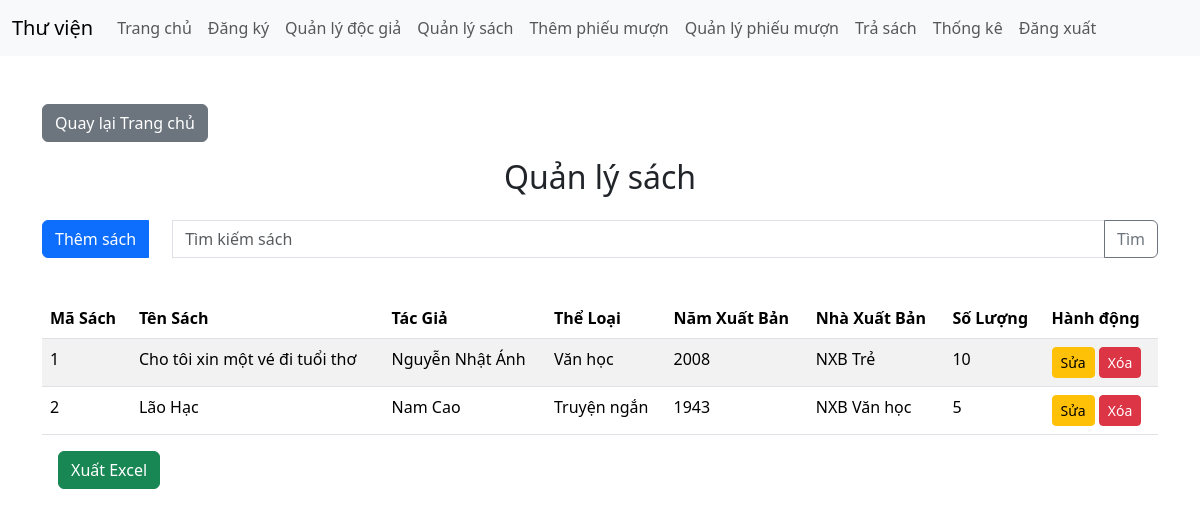
Page /?action=quanLySach (signed in) on the committed database.
### tables this page shows
CREATE TABLE Sach (
    MaSach INT AUTO_INCREMENT PRIMARY KEY,
    MaTacGia INT,
    MaTheLoai INT,
    TenSach VARCHAR(100) NOT NULL,
    NamXuatBan INT,
    NhaXuatBan VARCHAR(100),
    SoLuong INT NOT NULL,
    FOREIGN KEY (MaTacGia) REFERENCES TacGia(MaTacGia),
    FOREIGN KEY (MaTheLoai) REFERENCES TheLoai(MaTheLoai)
);

CREATE TABLE TacGia (
    MaTacGia INT AUTO_INCREMENT PRIMARY KEY,
    TenTacGia VARCHAR(100) NOT NULL
);

CREATE TABLE TheLoai (
    MaTheLoai INT AUTO_INCREMENT PRIMARY KEY,
    TenTheLoai VARCHAR(50) NOT NULL
);

### app/controllers/SachController.php (called while the page is built, shortened)
<?php
class SachController {
    public $sach;
    public function __construct($conn) {
        $this->sach = new Sach($conn);
    }
    public function quanLySach() {
        $errors = [];
        $thong_bao = '';
        $sachList = $this->sach->danhSachSach();
        $isAdmin = $_SESSION['user']['VaiTro'] === 'admin';
        $data = [
            'action' => 'quanLySach',
            'errors' => $errors,
            'thong_bao' => $thong_bao,
            'sachList' => $sachList,
            'isAdmin' => $isAdmin
        ];
        extract($data);
        require_once __DIR__ . '/../views/layouts/main.php';
    }
}

### app/models/Sach.php (called while the page is built, shortened)
<?php
class Sach {
    private $conn;
    public function __construct($conn) {
        $this->conn = $conn;
    }
    public function danhSachSach() {
        $sql = "SELECT s.*, tg.TenTacGia, tl.TenTheLoai
                FROM Sach s
                JOIN TacGia tg ON s.MaTacGia = tg.MaTacGia
                JOIN TheLoai tl ON s.MaTheLoai = tl.MaTheLoai";
        $stmt = $this->conn->prepare($sql);
        $stmt->execute();
        return $stmt->fetchAll(PDO::FETCH_ASSOC);
    }
}

### app/views/sach/quan_ly_sach.php (the view, shortened to what this page needs)
<h2 class="text-center">Quản lý sách</h2>
<form method="POST" class="mt-4 d-flex">
    <div class="input-group mb-3 ">
        <a class="btn btn-primary me-4" href="?action=themSach" name="them_sach"></i> Thêm sách</a>
        <input type="text" class="form-control" name="tu_khoa" placeholder="Tìm kiếm sách">
        <button type="submit" name="tim_kiem" class="btn btn-outline-secondary">Tìm</button>
    </div>
</form>
<table class="table table-striped mt-4">
    <thead>
        <tr>
            <th>Mã Sách</th>
            <th>Tên Sách</th>
            <th>Tác Giả</th>
            <th>Thể Loại</th>
            <th>Năm Xuất Bản</th>
            <th>Nhà Xuất Bản</th>
            <th>Số Lượng</th>
            <th>Hành động</th>
        </tr>
    </thead>
    <tbody>
        <?php foreach ($sachList as $sach): ?>
        <tr>
            <td><?php echo $sach['MaSach']; ?></td>
            <td><?php echo $sach['TenSach']; ?></td>
            <td><?php echo $sach['TenTacGia']; ?></td>
            <td><?php echo $sach['TenTheLoai']; ?></td>
            <td><?php echo $sach['NamXuatBan']; ?></td>
            <td><?php echo $sach['NhaXuatBan']; ?></td>
            <td><?php echo $sach['SoLuong']; ?></td>
            <td>
                <form method="POST" value="<?php echo $sach['MaSach']; ?>">
                    <a href="?action=SuaSach&ma_sach=<?php echo $sach['MaSach']; ?>"
                        class="btn btn-warning btn-sm">Sửa</a>
                    <button type="submit" name="xoa" class="btn btn-danger btn-sm"
                        onclick="return confirm('Xóa sách này?')">Xóa</button>
                </form>
            </td>
        </tr>
        <?php endforeach; ?>
    </tbody>
</table>
<form method="POST" action="?action=xuatExcelSach" class="mb-3">
    <button type="submit" class="btn btn-success mx-3">Xuất Excel</button>
</form>

### public/index.php (shortened to what this page needs)
<?php
$config = require_once __DIR__ . '/../config/database.php';
try {
    $conn = new PDO(
        "mysql:host={$config['host']};dbname={$config['dbname']};charset={$config['charset']}",
        $config['username'],
        $config['password']
    );
    $conn->setAttribute(PDO::ATTR_ERRMODE, PDO::ERRMODE_EXCEPTION);
} catch (PDOException $e) {
    die("Lỗi kết nối: " . $e->getMessage());
}
$action = isset($_POST['action']) ? $_POST['action'] : (isset($_GET['action']) ? $_GET['action'] : 'trangChu');
switch ($action) {
    case 'quanLySach':
        $controller = new SachController($conn);
        $controller->quanLySach();
        break;
}

### app/views/layouts/main.php (shortened to what this page needs)
<!DOCTYPE html>
<html lang="vi">
<head>
    <link href="https://cdn.jsdelivr.net/npm/bootstrap@5.3.3/dist/css/bootstrap.min.css" rel="stylesheet">
</head>
<body>
    <nav class="navbar navbar-expand-lg navbar-light bg-light">
        <div class="container-fluid">
            <a class="navbar-brand" href="?action=trangChu">Thư viện</a>
            <div class="collapse navbar-collapse" id="navbarNav">
                <ul class="navbar-nav">
                    <li class="nav-item">
                        <a class="nav-link" href="?action=trangChu">Trang chủ</a>
                    </li>
                    <li class="nav-item">
                        <a class="nav-link" href="?action=dangKy">Đăng ký</a>
                    </li>
                    <?php if (!isset($_SESSION['user'])): ?>
                    <li class="nav-item">
                        <a class="nav-link" href="?action=dangNhap">Đăng nhập</a>
                    </li>
                    <?php else: ?>
                    <li class="nav-item">
                        <a class="nav-link" href="?action=quanLyDocGia">Quản lý độc giả</a>
                    </li>
                    <li class="nav-item">
                        <a class="nav-link" href="?action=quanLySach">Quản lý sách</a>
                    </li>
                    <li class="nav-item">
                        <a class="nav-link" href="?action=themPhieuMuon">Thêm phiếu mượn</a>
                    </li>
                    <li class="nav-item">
                        <a class="nav-link" href="?action=quanLyPhieuMuon">Quản lý phiếu mượn</a>
                    </li>
                    <li class="nav-item">
                        <a class="nav-link" href="?action=traSach">Trả sách</a>
                    </li>
                    <li class="nav-item">
                        <a class="nav-link" href="?action=thongKe">Thống kê</a>
                    </li>
                    <li class="nav-item">
                        <a class="nav-link" href="?action=dangXuat">Đăng xuất</a>
                    </li>
                    <?php endif; ?>
                </ul>
            </div>
        </div>
    </nav>
    <div class="container mt-5">
        <?php
        if ($action === 'trangChu') {
            require_once __DIR__ . '/../trang_chu.php';
        } else {
            echo '<a href="?action=trangChu" class="btn btn-secondary mb-3">Quay lại Trang chủ</a>';
            if ($action === 'dangKy') {
                require_once __DIR__ . '/../auth/dang_ky.php';
            } elseif ($action === 'dangNhap') {
                require_once __DIR__ . '/../auth/dang_nhap.php';
            } elseif ($action === 'quanLySach') {
                require_once __DIR__ . '/../sach/quan_ly_sach.php';
            } elseif ($action === 'quanLyDocGia') {
                require_once __DIR__ . '/../doc_gia/quan_ly_doc_gia.php';
            } elseif ($action === 'dangKyDocGia') {
                require_once __DIR__ . '/../doc_gia/dang_ky.php';
            } elseif ($action === 'themPhieuMuon') {
                require_once __DIR__ . '/../phieu_muon/them_phieu_muon.php';
            } elseif ($action === 'thongKe') {
                require_once __DIR__ . '/../sach/thong_ke.php';
            } elseif ($action === 'quanLyPhieuMuon') {
                require_once __DIR__ . '/../phieu_muon/quan_ly_phieu_muon.php';
            } elseif ($action === 'traSach') {
                require_once __DIR__ . '/../phieu_muon/tra_sach.php';
            } elseif ($action === 'themSach') {
                require_once __DIR__ . '/../sach/them_sach.php';
            } elseif ($action === 'SuaSach') {
                require_once __DIR__ . '/../sach/sua sach.php';
            } elseif ($action === 'SuaDocGia') {
                require_once __DIR__ . '/../doc_gia/sua_doc_gia.php';
            }
        }
        ?>
    </div>
</body>
</html>

### rows in the picture
sach: MaSach "1", TenSach "Cho tôi xin một vé đi tuổi thơ", MaTacGia.TenTacGia "Nguyễn Nhật Ánh", MaTheLoai.TenTheLoai "Văn học", NamXuatBan "2008", NhaXuatBan "NXB Trẻ", SoLuong "10"
sach: MaSach "2", TenSach "Lão Hạc", MaTacGia.TenTacGia "Nam Cao", MaTheLoai.TenTheLoai "Truyện ngắn", NamXuatBan "1943", NhaXuatBan "NXB Văn học", SoLuong "5"
